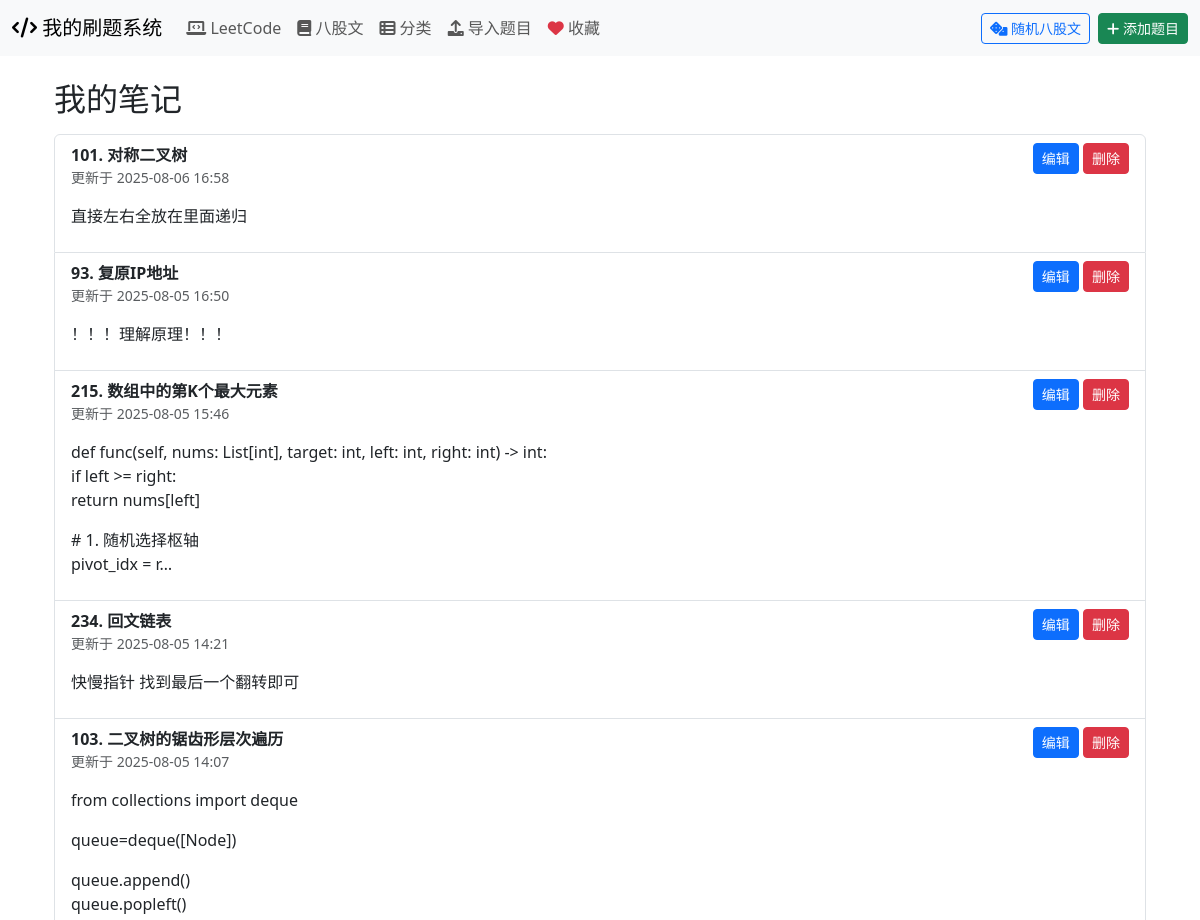
Before: /notes/ (signed in, upper part) with the older database file.
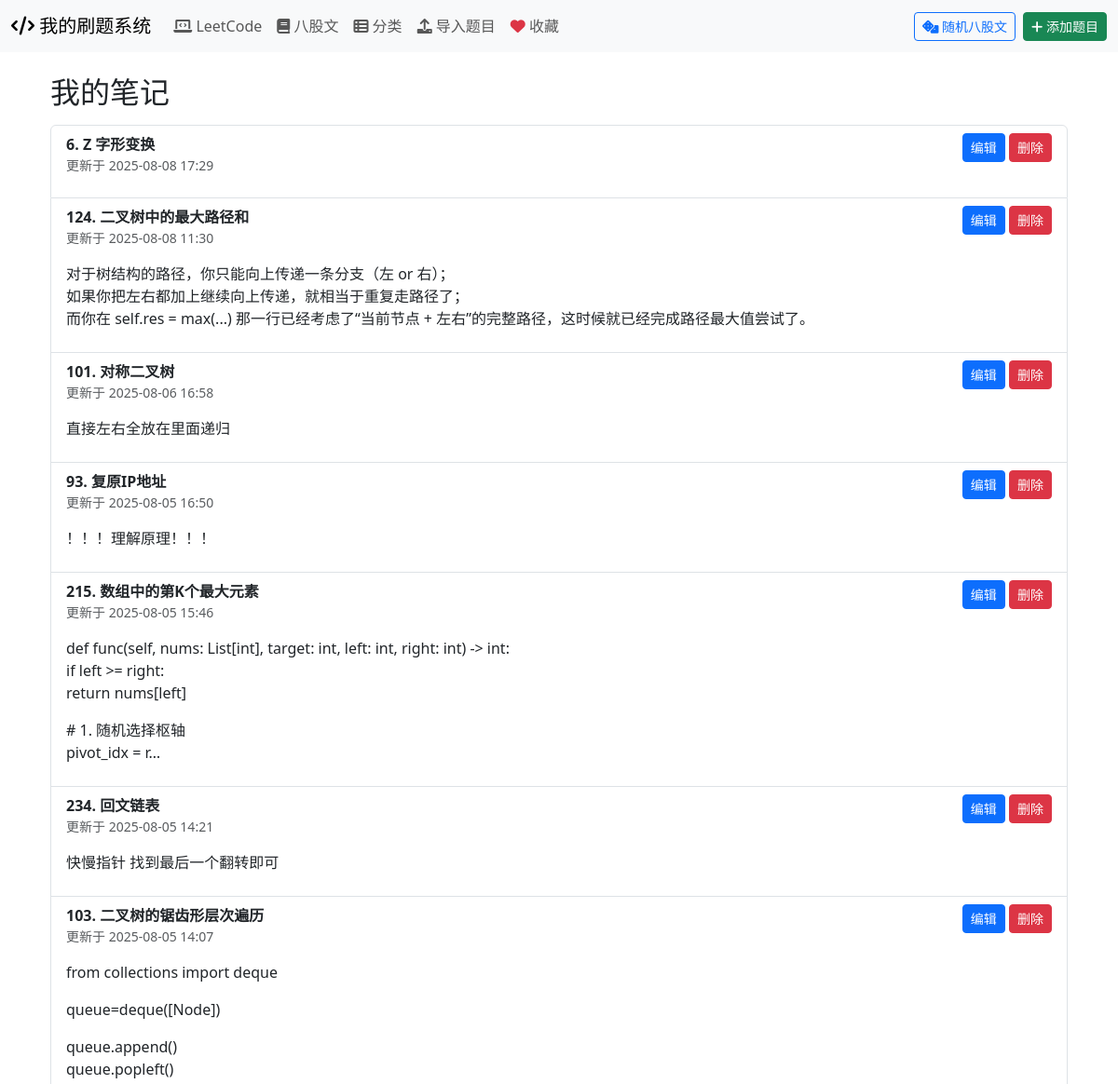
After: the same page with the newer database file.
### notes/models.py (models this page shows, shortened)
class Note(models.Model):
    user = models.ForeignKey(User, on_delete=models.CASCADE, related_name='notes')
    problem = models.ForeignKey(Problem, on_delete=models.CASCADE, related_name='notes')
    content = models.TextField(verbose_name='笔记内容')
    created_at = models.DateTimeField(auto_now_add=True, verbose_name='创建时间')
    updated_at = models.DateTimeField(auto_now=True, verbose_name='最近更新时间')
    class Meta:
        unique_together = ('user', 'problem')
        ordering = ['-updated_at']

### question/models.py (models this page shows, shortened)
class Problem(models.Model):
    DIFFICULTY_CHOICES = [
        ('easy', '简单'),
        ('medium', '中等'),
        ('hard', '困难'),
    ]
    tags = models.ManyToManyField(
        Tag,
        blank=True,
        verbose_name='标签',
        related_name='problems'
    )
    number = models.IntegerField(unique=True, verbose_name='题号')
    title = models.CharField(max_length=200, verbose_name='题目标题')
    difficulty = models.CharField(max_length=10, choices=DIFFICULTY_CHOICES, verbose_name='难度')
    problem_sets = models.ManyToManyField(ProblemSet, blank=True, verbose_name='题集')
    companies = models.ManyToManyField(Company, through='CompanyProblem', blank=True, verbose_name='相关公司')
    leetcode_url = models.URLField(blank=True, verbose_name='LeetCode链接')
    created_at = models.DateTimeField(auto_now_add=True, verbose_name='创建时间')
    class Meta:
        verbose_name = '题目'
        verbose_name_plural = '题目'
        ordering = ['number']

### notes/views.py (the view)
# urls.py: path('', views.list_notes, name='list_notes'),
@login_required
def list_notes(request):
    notes = Note.objects.filter(user=request.user).select_related('problem')
    return render(request, 'notes/notes_list.html', {'notes': notes})

### templates/notes/notes_list.html (shortened to what this page needs)
{% extends 'base.html' %}
{% block content %}
<div class="container mt-4">
  <h2>我的笔记</h2>
  {% if notes %}
    <ul class="list-group mt-3">
      {% for note in notes %}
      <li class="list-group-item d-flex justify-content-between align-items-start">
        <div>
          <strong>{{ note.problem.number }}. {{ note.problem.title }}</strong>
          <div class="text-muted small">
            更新于 {{ note.updated_at|date:"Y-m-d H:i" }}
          </div>
          <p class="mt-2">{{ note.content|linebreaks|truncatechars:200 }}</p>
        </div>
        <div class="ms-3">
          <a href="{% url 'notes:edit_note' note.problem.id %}" class="btn btn-sm btn-primary">编辑</a>
          <a href="{% url 'notes:delete_note' note.problem.id %}" class="btn btn-sm btn-danger">删除</a>
        </div>
      </li>
      {% endfor %}
    </ul>
  {% else %}
    <p class="text-muted mt-3">目前没有笔记，<a href="{% url 'notes:edit_note' 0 %}">添加一条？</a></p>
  {% endif %}
</div>
{% endblock %}

### templates/base.html (shortened to what this page needs)
<!DOCTYPE html>
<html lang="zh">
<head>
    {% load static %}
    <link href="https://cdn.jsdelivr.net/npm/bootstrap@5.3.0/dist/css/bootstrap.min.css" rel="stylesheet">
    <link rel="stylesheet" href="https://cdnjs.cloudflare.com/ajax/libs/font-awesome/6.0.0/css/all.min.css">
</head>
<body>
<nav class="navbar navbar-expand-lg navbar-light bg-light mb-4">
    <div class="container-fluid">
        <a class="navbar-brand" href="{% url 'problem_list' %}">
            <i class="fas fa-code"></i> 我的刷题系统
        </a>
        <div class="navbar-nav me-auto">
            <a class="nav-link" href="{% url 'problem_list' %}">
                <i class="fas fa-laptop-code"></i> LeetCode
            </a>
            <a class="nav-link" href="{% url 'baguwen:question_list' %}">
                <i class="fas fa-book"></i> 八股文
            </a>
            <a class="nav-link" href="{% url 'baguwen:category_list' %}">
                <i class="fas fa-th-list"></i> 分类
            </a>
            <a class="nav-link" href="{% url 'baguwen:import_questions' %}">
                <i class="fas fa-upload"></i> 导入题目
            </a>
            {% if user.is_authenticated %}
                <a class="nav-link" href="{% url 'baguwen:my_favorites' %}">
                    <i class="fas fa-heart text-danger"></i> 收藏
                </a>
            {% endif %}
        </div>
        <div class="d-flex">
            <a href="{% url 'baguwen:random_question' %}" class="btn btn-outline-primary btn-sm me-2">
                <i class="fas fa-dice"></i> 随机八股文
            </a>
            <a href="{% url 'add_problem' %}" class="btn btn-success btn-sm">
                <i class="fas fa-plus"></i> 添加题目
            </a>
        </div>
    </div>
</nav>
<div class="container">
    {% block content %}{% endblock %}
</div>
</body>
</html>

Changed rows visible on the page:
added Note: problem.number "6", problem "Z 字形变换", updated_at "2025-08-08 17:29"
added Note: problem.number "124", problem "二叉树中的最大路径和", updated_at "2025-08-08 11:30", content "对于树结构的路径，你只能向上传递一条分支（左 or 右）； 如果你把左右都加上继续向上传递，就相当于重复走路径了； 而你在 self.res = max(...) 那一行已经考虑了“当前节点 + 左右”的完整路径，这时候就已经完成路径最大值尝试了。"
